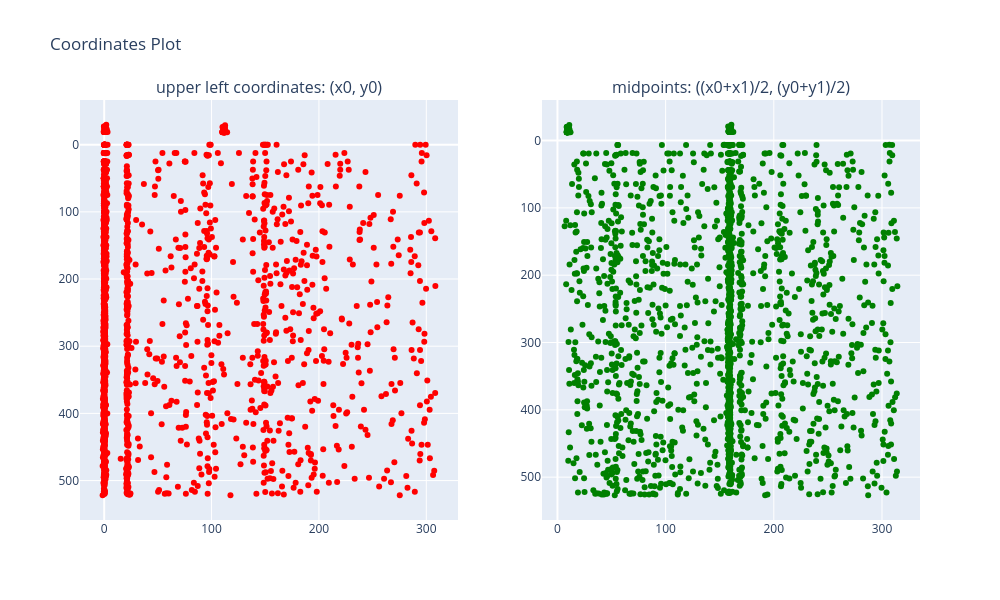

Notebook code for this chart:
### Markdown cell above
## SET PAGE REGION LIMITS
Use the plots to define boundaries for page regions on even (a) and odd (b) pages

### Code cell
# add a path (.html) as parameter to save plot

# plottype: a-block and b-block for blocks, a-line and b-line for lines
plot_coordinates(regesta.processed_df, "a-line")
# single page
#plot_coordinates(regesta.processed_df, 278)
# page range
#plot_coordinates(regesta.processed_df, (278,300))
# page range in combination with bbox type
#plot_coordinates(regesta.processed_df, {'pagerange':(278,300), 'bbox':'a-line'})

### Figure 1 — Plotly figure (JSON) as saved in the notebook; plotly's stock layout.template omitted (floating-point values rounded to 4 significant figures; data arrays with more than 128 entries replaced by an {"elided": "..."} marker saying what was removed)
{"data": [{"hoverinfo": "text", "hovertemplate": "%{text}<br>x: %{x}<br>y: %{y}<extra></extra>", "marker": {"color": "red"}, "mode": "markers", "name": "(x0, y0)", "text": {"elided": "1881 str values"}, "type": "scatter", "x": {"elided": "1881 float values"}, "xaxis": "x", "y": {"elided": "1881 float values"}, "yaxis": "y"}, {"hoverinfo": "text", "hovertemplate": "%{text}<br>x: %{x}<br>y: %{y}<extra></extra>", "marker": {"color": "green"}, "mode": "markers", "name": "((x0+x1)/2, (y0+y1)/2)", "text": {"elided": "1881 str values"}, "type": "scatter", "x": {"elided": "1881 float values"}, "xaxis": "x2", "y": {"elided": "1881 float values"}, "yaxis": "y2"}], "layout": {"annotations": [{"font": {"size": 16}, "showarrow": false, "text": "upper left coordinates: (x0, y0)", "x": 0.225, "xanchor": "center", "xref": "paper", "y": 1, "yanchor": "bottom", "yref": "paper"}, {"font": {"size": 16}, "showarrow": false, "text": "midpoints: ((x0+x1)/2, (y0+y1)/2)", "x": 0.775, "xanchor": "center", "xref": "paper", "y": 1, "yanchor": "bottom", "yref": "paper"}], "height": 600, "showlegend": false, "title": {"text": "Coordinates Plot"}, "width": 1000, "xaxis": {"anchor": "y", "domain": [0, 0.45]}, "xaxis2": {"anchor": "y2", "domain": [0.55, 1]}, "yaxis": {"anchor": "x", "autorange": "reversed", "domain": [0, 1]}, "yaxis2": {"anchor": "x2", "autorange": "reversed", "domain": [0, 1]}}}
